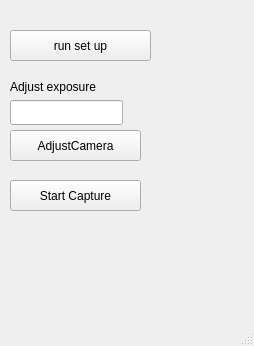
<?xml version="1.0" encoding="UTF-8"?>
<ui version="4.0">
 <class>MainWindow</class>
 <widget class="QMainWindow" name="MainWindow">
  <property name="geometry">
   <rect>
    <x>0</x>
    <y>0</y>
    <width>254</width>
    <height>346</height>
   </rect>
  </property>
  <property name="windowTitle">
   <string>MainWindow</string>
  </property>
  <widget class="QWidget" name="centralwidget">
   <widget class="QPushButton" name="adjustCamera">
    <property name="geometry">
     <rect>
      <x>10</x>
      <y>130</y>
      <width>131</width>
      <height>31</height>
     </rect>
    </property>
    <property name="text">
     <string>AdjustCamera</string>
    </property>
    <property name="checkable">
     <bool>true</bool>
    </property>
   </widget>
   <widget class="QPushButton" name="setUpButton">
    <property name="geometry">
     <rect>
      <x>10</x>
      <y>30</y>
      <width>141</width>
      <height>31</height>
     </rect>
    </property>
    <property name="text">
     <string>run set up</string>
    </property>
   </widget>
   <widget class="QPushButton" name="startButton">
    <property name="geometry">
     <rect>
      <x>10</x>
      <y>180</y>
      <width>131</width>
      <height>31</height>
     </rect>
    </property>
    <property name="text">
     <string>Start Capture</string>
    </property>
    <property name="checkable">
     <bool>true</bool>
    </property>
   </widget>
   <widget class="QLineEdit" name="textAdjust">
    <property name="geometry">
     <rect>
      <x>10</x>
      <y>100</y>
      <width>113</width>
      <height>25</height>
     </rect>
    </property>
   </widget>
   <widget class="QLabel" name="label">
    <property name="geometry">
     <rect>
      <x>10</x>
      <y>76</y>
      <width>161</width>
      <height>21</height>
     </rect>
    </property>
    <property name="text">
     <string>Adjust exposure</string>
    </property>
   </widget>
  </widget>
  <widget class="QStatusBar" name="statusbar"/>
 </widget>
 <resources/>
 <connections>
  <connection>
   <sender>startButton</sender>
   <signal>clicked()</signal>
   <receiver>MainWindow</receiver>
   <slot>startCapture()</slot>
   <hints>
    <hint type="sourcelabel">
     <x>127</x>
     <y>239</y>
    </hint>
    <hint type="destinationlabel">
     <x>242</x>
     <y>243</y>
    </hint>
   </hints>
  </connection>
  <connection>
   <sender>adjustCamera</sender>
   <signal>clicked()</signal>
   <receiver>MainWindow</receiver>
   <slot>adjustParams()</slot>
   <hints>
    <hint type="sourcelabel">
     <x>115</x>
     <y>181</y>
    </hint>
    <hint type="destinationlabel">
     <x>297</x>
     <y>170</y>
    </hint>
   </hints>
  </connection>
  <connection>
   <sender>setUpButton</sender>
   <signal>clicked()</signal>
   <receiver>MainWindow</receiver>
   <slot>setUp()</slot>
   <hints>
    <hint type="sourcelabel">
     <x>53</x>
     <y>72</y>
    </hint>
    <hint type="destinationlabel">
     <x>177</x>
     <y>77</y>
    </hint>
   </hints>
  </connection>
 </connections>
 <slots>
  <slot>startCapture()</slot>
  <slot>adjustParams()</slot>
  <slot>setUp()</slot>
 </slots>
</ui>
